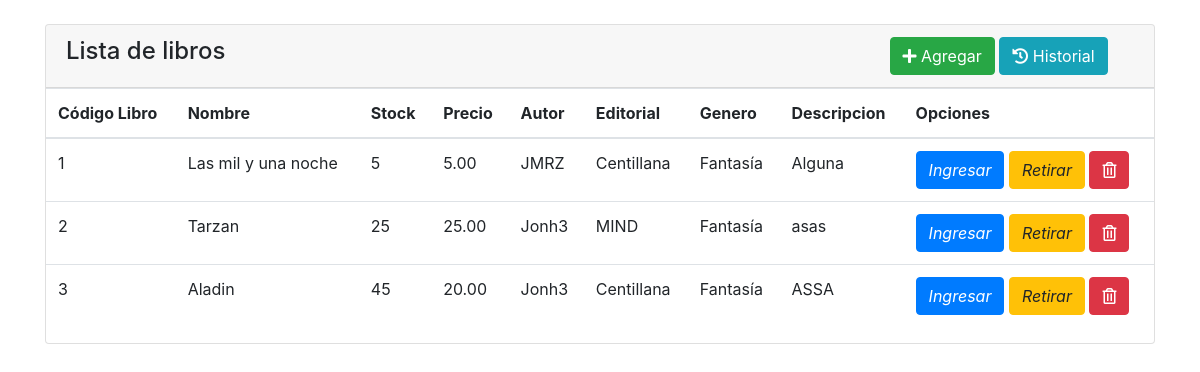
Page /listar_libros.php on the committed database.
### tables this page shows
CREATE TABLE `libros` (
  `codigoLibro` varchar(10) NOT NULL,
  `nombreLibro` varchar(100) NOT NULL,
  `existencias` int(11) NOT NULL,
  `precio` double(18,2) NOT NULL,
  `codigoAutor` varchar(10) DEFAULT NULL,
  `codigoEditorial` varchar(10) DEFAULT NULL,
  `idGenero` int(11) DEFAULT NULL,
  `descripcion` varchar(300) DEFAULT NULL
);

CREATE TABLE `autores` (
  `codigoAutor` varchar(10) NOT NULL,
  `nombreAutor` varchar(150) NOT NULL,
  `nacionalidad` varchar(150) DEFAULT NULL
);

CREATE TABLE `editoriales` (
  `codigoEditorial` varchar(10) NOT NULL,
  `nombreEditorial` varchar(150) NOT NULL,
  `contacto` varchar(100) DEFAULT NULL,
  `telefono` varchar(20) DEFAULT NULL
);

CREATE TABLE `generos` (
  `idGenero` int(11) NOT NULL,
  `nombreGenero` varchar(50) NOT NULL,
  `descripcion` varchar(150) DEFAULT NULL
);

### listar_libros.php (the view, shortened to what this page needs)
<!doctype html>
<html lang="es">
  <head>
    <link rel="stylesheet" href="https://stackpath.bootstrapcdn.com/bootstrap/4.5.2/css/bootstrap.min.css">
    <link rel="stylesheet" href="https://use.fontawesome.com/releases/v5.12.1/css/all.css" />
  </head>
  <body>
    <br/>
    <div class="container">
        <div class="card">
            <div class="card-header">
                <div class="row">
                    <div class="col-lg-9">
                        <h4>Lista de libros</h4>
                    </div>
                    <div class="col-lg-3">
                        <a class="btn btn-success" href="agregar_libro.php"><i class="fas fa-plus"></i> Agregar</a>
                        <a class="btn btn-info" href="listar_libros_inventario.php"><i class="fas fa-history"></i> Historial</a>
                    </div>
                </div>
            </div>
            <?php
            $conn = OpenCon();
            $sql = "SELECT libros.codigoLibro, libros.nombreLibro, libros.existencias, libros.precio, autores.nombreAutor,  editoriales.nombreEditorial, generos.nombreGenero, libros.descripcion
            FROM libros
            INNER JOIN autores ON libros.codigoAutor = autores.codigoAutor
            INNER JOIN editoriales ON libros.codigoEditorial = editoriales.codigoEditorial
            INNER JOIN generos ON libros.idGenero = generos.idGenero";
            ?>
                <table class="table">
                    <thead>
                        <tr>
                            <th>Código Libro</th>
                            <th>Nombre</th>
                            <th>Stock</th>
                            <th>Precio</th>
                            <th>Autor</th>
                            <th>Editorial</th>
                            <th>Genero</th>
                            <th>Descripcion</th>
                            <th>Opciones</th>
                        </tr>
                    </thead>
                    <tbody>
                <?php
                    foreach ($conn->query($sql) as $row) {
                        echo "<tr>";
                        echo "<td>" . $row["codigoLibro"]. "</td>";
                        echo "<td>" . $row["nombreLibro"]. "</td>";
                        echo "<td>" . $row["existencias"]. "</td>";
                        echo "<td>" . $row["precio"]. "</td>";
                        echo "<td>" . $row["nombreAutor"]. "</td>";
                        echo "<td>" . $row["nombreEditorial"]. "</td>";
                        echo "<td>" . $row["nombreGenero"]. "</td>";
                        echo "<td>" . $row["descripcion"]. "</td>";
                        echo "<td>";
                        echo "<a class=\"btn btn-primary\" href=\"ingresar_libro.php?codigo=";
                        echo $row["codigoLibro"]."\"><i class=\"button\">Ingresar</i></a> ";
                        echo "<a class=\"btn btn-warning\" href=\"retirar_libro.php?codigo=";
                        echo $row["codigoLibro"]."\"><i class=\"button\">Retirar</i></a> ";
                        echo "<a class=\"btn btn-danger\" href=\"eliminar_libro.php?codigo=";
                        echo $row["codigoLibro"]."\"><i class=\"far fa-trash-alt\"></i></a>";
                        echo "</td>";
                        echo "</tr>";
                    }
                    ?>
                    </tbody>
                </table>
        </div>
    </div>
  </body>
</html>

### rows in the picture
libros: codigoLibro "1", nombreLibro "Las mil y una noche", existencias "5", precio "5.00", codigoAutor.nombreAutor "JMRZ", codigoEditorial.nombreEditorial "Centillana", idGenero.nombreGenero "Fantasía", descripcion "Alguna"
libros: codigoLibro "2", nombreLibro "Tarzan", existencias "25", precio "25.00", codigoAutor.nombreAutor "Jonh3", codigoEditorial.nombreEditorial "MIND", idGenero.nombreGenero "Fantasía", descripcion "asas"
libros: codigoLibro "3", nombreLibro "Aladin", existencias "45", precio "20.00", codigoAutor.nombreAutor "Jonh3", codigoEditorial.nombreEditorial "Centillana", idGenero.nombreGenero "Fantasía", descripcion "ASSA"
